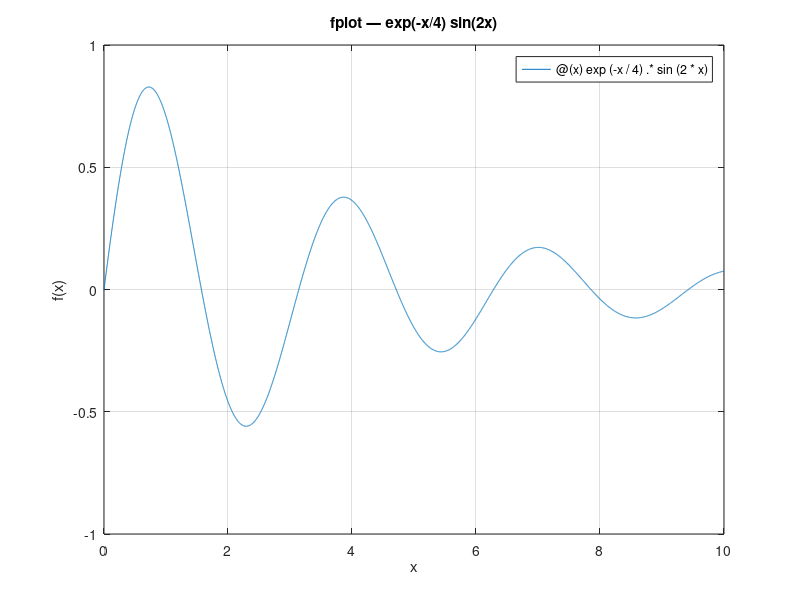

Write MATLAB code to recreate this figure. (Note: this script raises an error after producing the figure.)
% fplot family — Plot from anonymous function handles
% fplot(@(x) f(x), [a b]) samples f on a dense linspace.
% fcontour(@(x,y) g(x,y), [xa xb ya yb])  → 30x30 contour
% fsurf / fmesh — same idea, 30x30 surface.
%
% Function handles work on both engine backends; you can pass
% closures that capture variables from the surrounding script.


clear
close all

% 1-D plot of a damped sinusoid.
figure
fplot(@(x) exp(-x/4) .* sin(2*x), [0 10])
title('fplot — exp(-x/4) sin(2x)')
xlabel('x')
ylabel('f(x)')
grid on

% 3-D surface of a separable Gaussian.
figure
fsurf(@(x, y) exp(-(x.^2 + y.^2) / 2), [-3 3 -3 3])
title('fsurf — Gaussian bell')
xlabel('x')
ylabel('y')
zlabel('z')
grid on
view(-37.5, 30)
